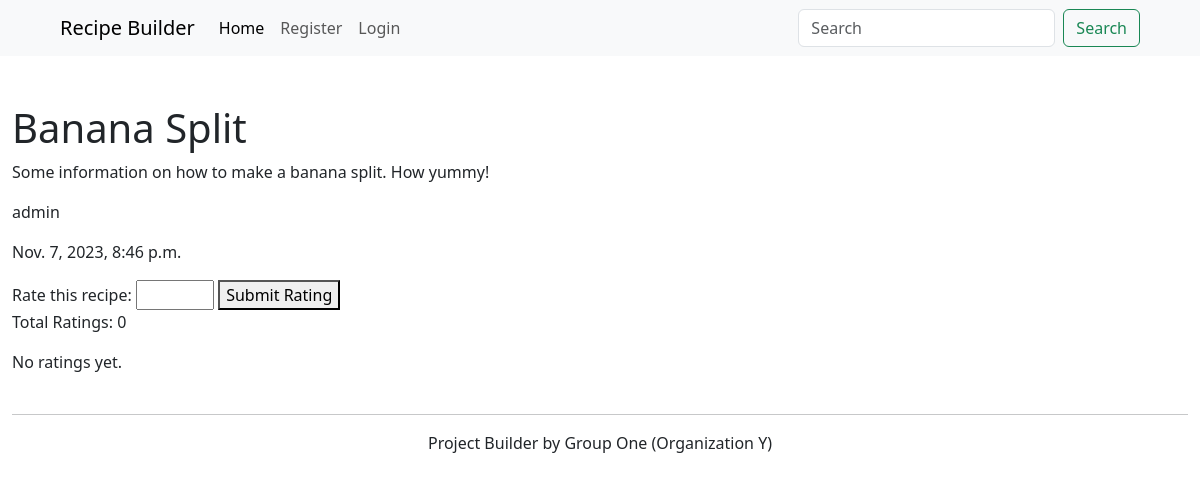
The app's page /recipe/2/ with its own data.
### core/models.py (models this page shows, shortened)
class Recipes(models.Model):
    title = models.CharField(max_length=200)
    content = models.TextField()
    date = models.DateTimeField(default=timezone.now)
    author = models.ForeignKey(User, on_delete=models.CASCADE)

### core/views.py (the view)
# urls.py: path('recipe/<int:recipe_id>/', views.recipe_detail, name='recipe_detail'),
def recipe_detail(request, recipe_id):
    recipe = Recipes.objects.get(pk=recipe_id)
    ratings = Rating.objects.filter(recipe=recipe)
    average_rating = ratings.aggregate(avg_rating=Avg('rating'))['avg_rating']
    return render(request, 'recipe_detail.html', {'recipe': recipe, 'average_rating': average_rating})

### core/templates/recipe_detail.html (shortened to what this page needs)
{% extends 'base.html' %}
{% block content %}
<h1>{{ recipe.title }}</h1>
<p>{{ recipe.content }}</p>
<p>{{ recipe.author }}</p>
<p>{{ recipe.date }}</p>
<form method="post" action="{% url 'rate_recipe' recipe.id %}">
    <label for="rating">Rate this recipe:</label>
    <input type="number" id="rating" name="rating" min="1" max="5">
    <button type="submit">Submit Rating</button>
</form>
<p>Total Ratings: {{ recipe.rating_set.count }}</p>
{% if average_rating %}
    Average Rating: {{ average_rating|floatformat:1 }}
{% else %}
    No ratings yet.
{% endif %}
{% endblock content %}

### records on screen
Recipes: title "Banana Split", content "Some information on how to make a banana split. How yummy!", author "admin", date "Nov. 7, 2023, 8:46 p.m.", rating_set.count "0"
